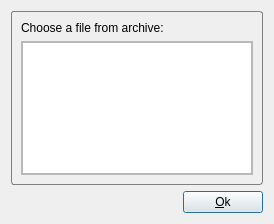
<?xml version="1.0" encoding="UTF-8"?>
<ui version="4.0">
 <class>ArchiveDialog</class>
 <widget class="QDialog" name="ArchiveDialog">
  <property name="geometry">
   <rect>
    <x>0</x>
    <y>0</y>
    <width>274</width>
    <height>224</height>
   </rect>
  </property>
  <property name="windowTitle">
   <string>Archive</string>
  </property>
  <property name="modal">
   <bool>false</bool>
  </property>
  <layout class="QVBoxLayout" name="verticalLayout_3">
   <item>
    <widget class="QGroupBox" name="fileChoices">
     <property name="sizePolicy">
      <sizepolicy hsizetype="Preferred" vsizetype="Preferred">
       <horstretch>0</horstretch>
       <verstretch>0</verstretch>
      </sizepolicy>
     </property>
     <property name="autoFillBackground">
      <bool>false</bool>
     </property>
     <property name="styleSheet">
      <string notr="true">QGroupBox {
	border: 1px solid #7F7F7F;
	border-radius: 3px;
	margin-top: 1ex; 
 }

QGroupBox::title {
	subcontrol-origin: margin;
	subcontrol-position: top left; 
	padding: 0 2px;
 }</string>
     </property>
     <property name="title">
      <string/>
     </property>
     <property name="flat">
      <bool>false</bool>
     </property>
     <property name="checkable">
      <bool>false</bool>
     </property>
     <layout class="QVBoxLayout" name="verticalLayout_2">
      <property name="leftMargin">
       <number>9</number>
      </property>
      <item>
       <widget class="QLabel" name="label">
        <property name="text">
         <string>Choose a file from archive:</string>
        </property>
       </widget>
      </item>
      <item>
       <widget class="QScrollArea" name="scrollArea">
        <property name="sizePolicy">
         <sizepolicy hsizetype="Preferred" vsizetype="Preferred">
          <horstretch>0</horstretch>
          <verstretch>0</verstretch>
         </sizepolicy>
        </property>
        <property name="widgetResizable">
         <bool>true</bool>
        </property>
        <widget class="QWidget" name="scrollAreaWidgetContents">
         <property name="geometry">
          <rect>
           <x>0</x>
           <y>0</y>
           <width>232</width>
           <height>120</height>
          </rect>
         </property>
         <property name="sizePolicy">
          <sizepolicy hsizetype="Preferred" vsizetype="Preferred">
           <horstretch>0</horstretch>
           <verstretch>0</verstretch>
          </sizepolicy>
         </property>
         <layout class="QVBoxLayout" name="verticalLayout">
          <property name="margin">
           <number>0</number>
          </property>
          <item>
           <widget class="QListWidget" name="listWidget">
            <property name="sizePolicy">
             <sizepolicy hsizetype="Preferred" vsizetype="Preferred">
              <horstretch>0</horstretch>
              <verstretch>0</verstretch>
             </sizepolicy>
            </property>
            <property name="alternatingRowColors">
             <bool>true</bool>
            </property>
            <property name="currentRow">
             <number>-1</number>
            </property>
           </widget>
          </item>
         </layout>
        </widget>
       </widget>
      </item>
     </layout>
    </widget>
   </item>
   <item>
    <layout class="QHBoxLayout" name="horizontalLayout">
     <item>
      <spacer name="horizontalSpacer">
       <property name="orientation">
        <enum>Qt::Horizontal</enum>
       </property>
       <property name="sizeHint" stdset="0">
        <size>
         <width>228</width>
         <height>20</height>
        </size>
       </property>
      </spacer>
     </item>
     <item>
      <widget class="QPushButton" name="pushOk">
       <property name="text">
        <string>&amp;Ok</string>
       </property>
      </widget>
     </item>
    </layout>
   </item>
  </layout>
 </widget>
 <resources/>
 <connections>
  <connection>
   <sender>pushOk</sender>
   <signal>clicked()</signal>
   <receiver>ArchiveDialog</receiver>
   <slot>accept()</slot>
   <hints>
    <hint type="sourcelabel">
     <x>133</x>
     <y>213</y>
    </hint>
    <hint type="destinationlabel">
     <x>136</x>
     <y>119</y>
    </hint>
   </hints>
  </connection>
 </connections>
</ui>
